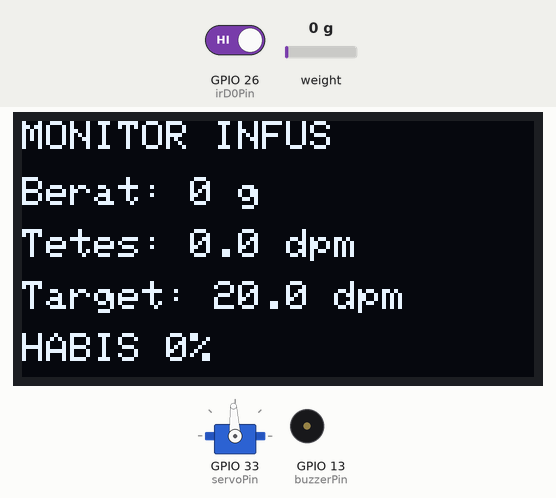
Recording of a program running on a simulated ESP32. Shown: 128×64 one-colour display, servo, buzzer (waves = sounding). The test bench sets the inputs (shaded band); at power-on: weight on the scale 0 g, GPIO 26 (irD0Pin) HIGH. WiFi joins after 1.5 s; servers stay silent unless stated; no MQTT or app messages arrive unless stated; servo pulses on a pin are drawn as a servo (544–2400 µs = 0–180°); what the program prints to the serial monitor is not drawn.

Above: at 4.9 s.
5.0 s: weight on the scale set to 23 g
At 6.9 s:
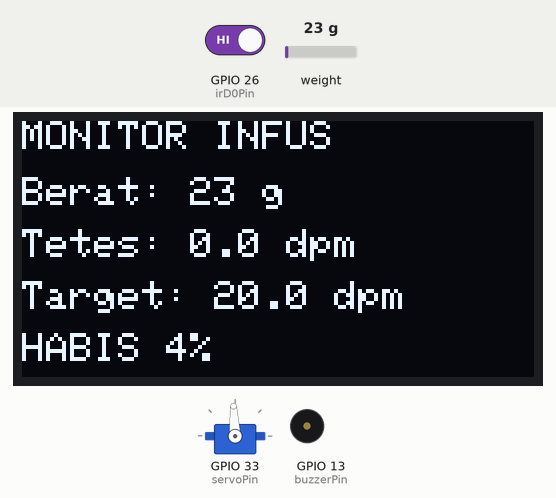
9.1 s: weight on the scale set to 28 g
At 10.1 s:
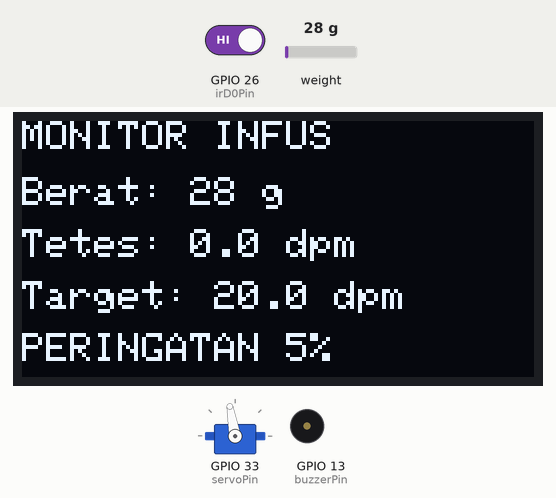
13.2 s: weight on the scale set to 1250 g
At 15.1 s:
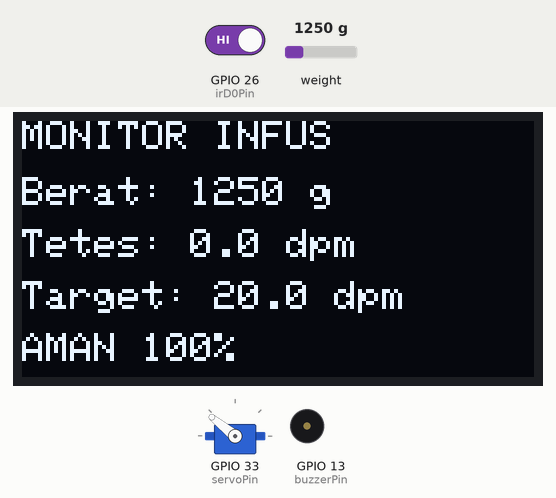
17.3 s: weight on the scale set to 100 g
At 20.5 s:
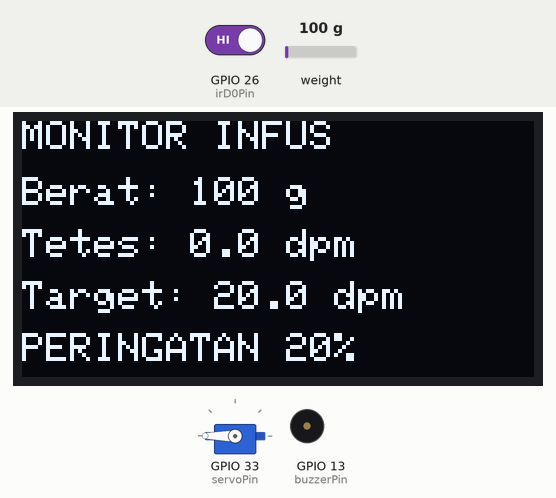
20.8 s: weight on the scale set to 2500 g
At 22.3 s:
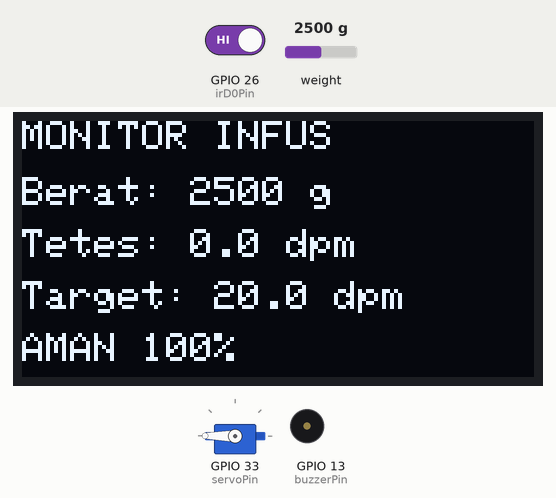
22.8 s: weight on the scale set to 0 g
At 24.9 s:
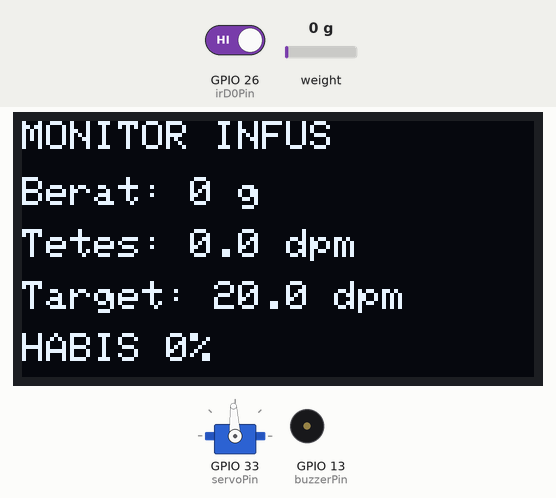
Timing chart, 0 to 27.9 s (numbered marks = the images above; inputs shaded):
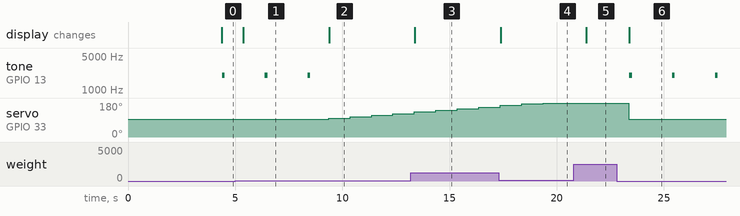

The program:

main.cpp
```cpp
#include <Wire.h>
#include <WiFi.h>
#include <PubSubClient.h>
#include <HX711.h>
#include <Adafruit_GFX.h>
#include <Adafruit_SSD1306.h>
#include <ArduinoJson.h>

/*
* Environment
*/
const char* ssid="Crzx";
const char* password="CrzxaExe3";
const char* mqttServer="192.168.43.131";
constexpr uint16_t mqttPort=1883;
const char* baseTopic="medical/infusion/data";
const char* topicCommand="medical/infusion/command";
const char* topicData="medical/infusion/data/room001";
const char* topicAck="medical/infusion/data/ack";
const char* topicError="medical/infusion/data/error";
constexpr uint16_t MQTT_CMD_MAX=255;

/*
* Initialise Variable
*/

/* SENSOR */
constexpr int irD0Pin=26;             // Octocoupler
constexpr int hxDout=4, hxSck=5;      // HX711 + Load Balancer

/* AKTUATOR */
constexpr int servoPin=33;            // Servo
constexpr int buzzerPin=13;           // Buzzer
constexpr int sdaPin=21, sclPin= 22;  // LCD

/* KONFIGURASI */
constexpr int SERVO_HZ=50, SERVO_BITS=16;
constexpr uint8_t SERVO_CH=0;
constexpr int SERVO_MIN_DEG=0, SERVO_MAX_DEG=180, SERVO_HOME_DEG=90;
constexpr bool SERVO_SWEEP_TEST=false;
constexpr uint32_t BUZZER_FREQ_HZ=2000;
constexpr uint8_t BUZZER_CH=2;
constexpr uint8_t BUZZER_BITS=8;
constexpr uint32_t BUZZER_DUTY=32;
constexpr uint32_t BUZZER_ON_MS=120;
constexpr uint32_t BUZZER_CYCLE_MS=2000;
constexpr uint8_t HX_MAX_FAILS=3;
constexpr uint32_t HX_INIT_TIMEOUT_MS=1500;
constexpr uint32_t HX_READ_TIMEOUT_MS=100;
constexpr float HX_TARE_MAX_G=50.0f;
constexpr float HX_SCALE=400.0f;
constexpr uint32_t WIFI_RETRY_MS=2500;
constexpr uint32_t WIFI_RETRY_MAX_MS=40000;
enum class Status : uint8_t { Starting, Aman, Peringatan, Habis, SensorError, ServoError };
static const char* const statusText[] = {
  "STARTING", "AMAN", "PERINGATAN", "HABIS", "SENSOR_ERROR", "SERVO_ERROR"
};

/* STATE */
float beratPenuh=500.0f, batasHabis=beratPenuh*5/100, batasPeringatan=beratPenuh*20/100;
unsigned long lastWiFiAttempt=0;
Status status=Status::Starting;
uint32_t wifiRetryMs=WIFI_RETRY_MS;
uint8_t hxFailCount=0;
bool hxNeedTare=false, hxAvailable=false;
bool servoAvailable=false;
bool previousIr=HIGH;
bool oledAvailable=false;
char deviceId[23];
bool buzzerAlarm=false, buzzerWasAlarm=false, buzzerOn=false;
unsigned long buzzerStartMs=0;

/*
* Konfigurasi PID
*/
constexpr float DPM_EMA_ALPHA=0.3f;
float berat=0;
float setpointDpm=20.0f, measuredDpm=0;
float kp=0.35f, ki=0.015f, kd=0.04f;
float integral=0, previousMeasuredDpm=0;
int servoAngle=90;
unsigned long lastSample=0, lastPublish=0, lastDropMs=0, lastEdgeMs=0;

/*
* Initialise Object
*/
WiFiClient net;
PubSubClient mqtt(net);
HX711 scale;
Adafruit_SSD1306 display(128, 64, &Wire, -1);

void drawBunny(int cx, int cy) {
  display.fillRoundRect(cx-15, cy-34, 11, 27, 5, SSD1306_BLACK);
  display.fillRoundRect(cx-14, cy-33,  9, 25, 4, SSD1306_WHITE);
  display.fillRoundRect(cx-12, cy-30,  5, 18, 2, SSD1306_BLACK);
  display.fillRoundRect(cx+4,  cy-34, 11, 27, 5, SSD1306_BLACK);
  display.fillRoundRect(cx+5,  cy-33,  9, 25, 4, SSD1306_WHITE);
  display.fillRoundRect(cx+7,  cy-30,  5, 18, 2, SSD1306_BLACK);

  display.fillCircle(cx, cy, 17, SSD1306_BLACK);
  display.fillCircle(cx, cy, 16, SSD1306_WHITE);

  display.fillTriangle(cx-16, cy-4,  cx-13, cy-15, cx-6, cy-7,  SSD1306_BLACK);
  display.fillTriangle(cx-7,  cy-7,  cx-1,  cy-17, cx+5, cy-8,  SSD1306_BLACK);
  display.fillTriangle(cx+4,  cy-8,  cx+10, cy-16, cx+16, cy-5, SSD1306_BLACK);
  display.fillRoundRect(cx-18, cy-6, 5, 18, 2, SSD1306_BLACK);
  display.fillRoundRect(cx+13, cy-6, 5, 18, 2, SSD1306_BLACK);

  display.fillRoundRect(cx-11, cy-3, 7, 12, 3, SSD1306_BLACK);
  display.fillRoundRect(cx+4,  cy-3, 7, 12, 3, SSD1306_BLACK);
  display.fillRect(cx-9, cy-1, 2, 2, SSD1306_WHITE);
  display.fillRect(cx+6, cy-1, 2, 2, SSD1306_WHITE);
  display.drawLine(cx-12, cy-4, cx-5, cy-5, SSD1306_BLACK);
  display.drawLine(cx+5,  cy-5, cx+12, cy-4, SSD1306_BLACK);

  display.drawPixel(cx, cy+5, SSD1306_BLACK);
  display.drawLine(cx-3, cy+9, cx,  cy+11, SSD1306_BLACK);
  display.drawLine(cx,  cy+11, cx+3, cy+9,  SSD1306_BLACK);

  display.fillTriangle(cx-1, cy+18, cx-12, cy+13, cx-12, cy+25, SSD1306_WHITE);
  display.drawTriangle(cx-1, cy+18, cx-12, cy+13, cx-12, cy+25, SSD1306_BLACK);
  display.fillTriangle(cx+1, cy+18, cx+12, cy+13, cx+12, cy+25, SSD1306_WHITE);
  display.drawTriangle(cx+1, cy+18, cx+12, cy+13, cx+12, cy+25, SSD1306_BLACK);
  display.fillCircle(cx, cy+19, 2, SSD1306_BLACK);
  display.fillTriangle(cx-5, cy+20, cx-9, cy+28, cx-2, cy+23, SSD1306_WHITE);
  display.fillTriangle(cx+5, cy+20, cx+9, cy+28, cx+2, cy+23, SSD1306_WHITE);
}

void showSplash() {
  display.clearDisplay();
  drawBunny(32, 34);
  display.setTextColor(SSD1306_WHITE);
  display.setTextSize(1);
  display.setCursor(62, 22); display.print("Monitor");
  display.setCursor(62, 34); display.print("Infus");
  display.display();
  delay(2000);
}

void resetThresholdBerat(float berat) {
  beratPenuh = berat;
  batasPeringatan = beratPenuh * 20 / 100;
  batasHabis = beratPenuh * 5 / 100;
}

void setServo(int angle) {
  angle=constrain(angle, SERVO_MIN_DEG, SERVO_MAX_DEG);
  servoAngle=angle;
  const uint32_t pulseUs=500UL + (uint32_t)angle*2000UL/180UL;
  const uint32_t periodUs=1000000UL/SERVO_HZ;
  const uint32_t maxDuty=(1UL<<SERVO_BITS)-1;
  ledcWrite(SERVO_CH, (uint32_t)((uint64_t)pulseUs*maxDuty/periodUs));
}

/*  Buzzer pasif: PWM duty rendah dengan jeda (beep 120 ms tiap 2 detik)
*   updateIndicators() memberikan nilai alarm lewat setAlarm(on)
*   updateBuzzer() dijalankan tiap loop untuk mengatur jeda dan menulis PWM
*/
void setAlarm(bool on) { buzzerAlarm=on; }
void updateBuzzer() {
  if (buzzerAlarm && !buzzerWasAlarm) buzzerStartMs=millis();
  buzzerWasAlarm=buzzerAlarm;

  unsigned long phase=buzzerAlarm ? ((millis()-buzzerStartMs) % BUZZER_CYCLE_MS) : BUZZER_CYCLE_MS;
  bool beep=buzzerAlarm && (phase < BUZZER_ON_MS);
  if (beep!=buzzerOn) {
    buzzerOn=beep;
    ledcWrite(BUZZER_CH, beep ? BUZZER_DUTY : 0);
  }
}
void updateIndicators() {
  bool alarm=(status==Status::Habis || status==Status::SensorError);
  bool warning=(status==Status::Peringatan);
  setAlarm(alarm);
}

/*  Mengubah status berdasarkan berat infus
*   Status::SensorError apabila HX711 tidak terbaca
*   Status::Habis atau Status::Peringatan tergantung berat
*/
void updateStatus() {
  status=Status::Aman;
  if (!servoAvailable) status=Status::ServoError;
  else if (!hxAvailable) status=Status::SensorError;
  else if (berat<=batasHabis) status=Status::Habis;
  else if (berat<=batasPeringatan) status=Status::Peringatan;
  updateIndicators();
}

int getPercent(float value, float hi, float lo=0.0f) {
  float span=hi-lo;
  if (span<=0.0f) return 0;
  return constrain((int)((value-lo)/span*100.0f),0,100);
}

void showDisplay() {
  if (!oledAvailable) return;
  int percent=getPercent(berat, beratPenuh);
  display.clearDisplay();
  display.setTextColor(SSD1306_WHITE);
  display.setTextSize(1);
  display.setCursor(0,0); display.print("MONITOR INFUS");
  display.setCursor(0,14); display.print("Berat: "); display.print(berat,0); display.println(" g");
  display.setCursor(0,27); display.print("Tetes: "); display.print(measuredDpm,1); display.println(" dpm");
  display.setCursor(0,40); display.print("Target: "); display.print(setpointDpm,1); display.println(" dpm");
  display.setCursor(0,53); display.print(statusText[(int)status]); display.print(" "); display.print(percent); display.println("%");
  display.display();
}

void publishCommandError(const char* reason) {
  char body[128];
  snprintf(body,sizeof(body),"{\"deviceId\":\"%s\",\"error\":\"%s\"}",deviceId,reason);
  mqtt.publish(topicError,body);
}

void mqttCallback(char* topic, byte* payload, unsigned int length) {
  if (strcmp(topic,topicCommand)!=0 || length==0 || length>MQTT_CMD_MAX) return;

  char msg[MQTT_CMD_MAX+1];
  memcpy(msg,payload,length);
  msg[length]='\0';

  JsonDocument doc;
  if (deserializeJson(doc,msg)!=DeserializationError::Ok) {
    publishCommandError("format JSON tidak valid");
    return;
  }
  if (!doc["deviceId"].is<const char*>()) return;
  if (strcmp(doc["deviceId"].as<const char*>(),deviceId)!=0) return;

  JsonObject data=doc["data"].as<JsonObject>();
  if (!data["tpm"].is<float>()) {
    publishCommandError("tpm harus angka");
    return;
  }
  if (!data["volume"].is<float>()) {
    publishCommandError("volume harus angka");
    return;
  }

  float tpm=data["tpm"].as<float>();
  float volume=data["volume"].as<float>();
  if (!isfinite(tpm) || tpm<1.0f || tpm>120.0f) {
    publishCommandError("tpm harus 1..120 dpm");
    return;
  }
  if (!isfinite(volume) || volume<=0.0f) {
    publishCommandError("volume harus > 0");
    return;
  }

  setpointDpm=tpm;
  resetThresholdBerat(volume);
  integral=0;

  char ack[160];
  snprintf(ack,sizeof(ack),"{\"deviceId\":\"%s\",\"data\":{\"tpm\":%.1f,\"volume\":%.1f}}",
           deviceId,setpointDpm,beratPenuh);
  mqtt.publish(topicAck,ack,true);
}

void connectWiFi() {
  if (WiFi.status() == WL_CONNECTED) {
    wifiRetryMs=WIFI_RETRY_MS;
    return;
  }
  if (millis()-lastWiFiAttempt < wifiRetryMs && lastWiFiAttempt) return;
  wifiRetryMs=min(wifiRetryMs*2, WIFI_RETRY_MAX_MS);
  lastWiFiAttempt=millis();
  WiFi.begin(ssid,password);
}

void connectMQTT() {
  if (WiFi.status() != WL_CONNECTED) return;
  if (mqtt.connected()) return;
  if (mqtt.connect(deviceId)) {
    mqtt.subscribe(topicCommand);
    Serial.print("MQTT Terkoneksi: ");
    Serial.println(deviceId);
  }
}

void publishData() {
  if (!mqtt.connected()) return;
  JsonDocument doc;

  doc["device_id"]=deviceId;
  doc["weight_g"]=berat;
  doc["percent"]=getPercent(berat, beratPenuh);
  doc["drops_per_minute"]=measuredDpm;
  doc["setpoint_dpm"]=setpointDpm;
  doc["servo_angle_deg"]=servoAngle;
  doc["status"]=statusText[(int)status];

  char payload[256];
  size_t n=serializeJson(doc, payload,sizeof(payload));
  if (n) {
    mqtt.publish(topicData, payload);
    Serial.print("Data dikirim ke topic ");
    Serial.println(topicData);
  }
}

void setup() {
  Serial.begin(115200);
  snprintf(deviceId,sizeof(deviceId),"ESP32-%016llX",(unsigned long long)ESP.getEfuseMac());

  pinMode(irD0Pin,INPUT_PULLUP);
  pinMode(buzzerPin,OUTPUT);

  ledcSetup(BUZZER_CH, BUZZER_FREQ_HZ, BUZZER_BITS);
  ledcAttachPin(buzzerPin, BUZZER_CH);
  ledcWrite(BUZZER_CH, 0);
  setAlarm(false);

  Wire.begin(sdaPin,sclPin);
  if (!display.begin(SSD1306_SWITCHCAPVCC,0x3C))
    Serial.println("OLED tidak terdeteksi");
  else {
    oledAvailable=true;
    showSplash();
    }

  scale.begin(hxDout, hxSck);
  if (HX_SCALE > 0.0f) scale.set_scale(HX_SCALE);
  else scale.set_scale(1.0f);
  hxAvailable=scale.wait_ready_timeout(HX_INIT_TIMEOUT_MS);
  hxFailCount=hxAvailable ? 0 : HX_MAX_FAILS;
  hxNeedTare=!hxAvailable;
  if (hxAvailable)
    scale.tare();
  if (ledcSetup(SERVO_CH, SERVO_HZ, SERVO_BITS) > 0) {
    ledcAttachPin(servoPin, SERVO_CH);
    servoAvailable=true;
    setServo(SERVO_HOME_DEG);
    if (SERVO_SWEEP_TEST) {
      static const int sweep[] = {90, 120, 90, 60, 90};
      const uint32_t periodUs=1000000UL/SERVO_HZ;
      const uint32_t maxDuty=(1UL<<SERVO_BITS)-1;
      for (int a : sweep) {
        setServo(a);
        const uint32_t pulseUs=500UL + (uint32_t)a*2000UL/180UL;
        Serial.printf("SWEEP servo=%d deg pulse=%lu us duty=%lu\n",
                      a,pulseUs,(uint32_t)((uint64_t)pulseUs*maxDuty/periodUs));
        delay(1200);
      }
    }
  } else {
    status=Status::ServoError;
    Serial.println("PWM servo gagal diinisialisasi");
  }

  net.setTimeout(2000);
  mqtt.setSocketTimeout(2);
  mqtt.setServer(mqttServer,mqttPort);
  mqtt.setCallback(mqttCallback);
  mqtt.setBufferSize(256);
  WiFi.mode(WIFI_STA);
  Serial.println("WiFi: menghubungkan...");
  connectWiFi();
  lastSample=millis();
}

void loop() {
  connectWiFi();
  if (mqtt.connected())
    mqtt.loop();
  else
    connectMQTT();
  updateBuzzer();

  bool irNow=digitalRead(irD0Pin);
  unsigned long now=millis();
  if (previousIr == HIGH && irNow == LOW && now-lastEdgeMs > 80) {
    lastEdgeMs=now;
    if (lastDropMs!=0) {
      unsigned long interval=now-lastDropMs;
      if (interval >= 250 && interval <= 10000) {
        float rawDpm=60000.0f/interval;
        measuredDpm=DPM_EMA_ALPHA*rawDpm + (1.0f-DPM_EMA_ALPHA)*measuredDpm;
      }
    }
    lastDropMs=now;
  }
  previousIr=irNow;

  if (now-lastSample >= 1000) {
    float dt=(now-lastSample)/1000.0f;
    lastSample=now;

    bool hxReadOk=scale.wait_ready_timeout(HX_READ_TIMEOUT_MS);
    if (hxReadOk) {
      float raw=scale.get_units(3);
      hxReadOk=isfinite(raw);
      if (hxReadOk) {
        if (hxNeedTare && raw >= -HX_TARE_MAX_G && raw<=HX_TARE_MAX_G) {
          scale.tare();
          hxNeedTare=false;
          berat=0;
          Serial.println("HX711: tare otomatis dilakukan");
        } else {
          berat=(raw<0) ? 0 : raw;
        }
      }
    }

    if (hxReadOk)
      hxFailCount=0;
    else if (hxFailCount < HX_MAX_FAILS)
      ++hxFailCount;
    hxAvailable=(hxFailCount < HX_MAX_FAILS);

    if (lastDropMs==0 || now-lastDropMs>10000)
      measuredDpm=0;
    updateStatus();

    float error=setpointDpm-measuredDpm;
    float derivative=(measuredDpm-previousMeasuredDpm)/dt;
    previousMeasuredDpm=measuredDpm;
    bool aktif = hxAvailable
              && status != Status::Habis
              && status != Status::SensorError
              && status != Status::ServoError;
    if (aktif) {
      integral=constrain(integral+error*dt,-100.0f,100.0f);
      float correction=kp*error+ki*integral-kd*derivative;
      setServo((int)constrain((float)servoAngle+correction,
                             (float)SERVO_MIN_DEG, (float)SERVO_MAX_DEG));
    } else {
      integral=0.0f;
      setServo(SERVO_HOME_DEG);
    }
    showDisplay();
    Serial.printf("weight=%.1fg drops=%.1f/set=%.1f dpm status=%s angle=%d\n",berat, measuredDpm, setpointDpm, statusText[(int)status], servoAngle);
  }
  if (now-lastPublish>=2000) {
    lastPublish=now;
    publishData();
  }
  delay(2);
}
```

Measured:
- the behaviour switches between 25 and 26 g on weight on the scale (found by bisection; images 1 and 2)
- after the input at 5.0 s, the display: changes after 0.39 s (image 1)
- after the input at 9.1 s, tone on GPIO 13 (buzzerPin): stops changing and stays silent; servo on GPIO 33 (servoPin): 93° → 100° after 0.26 s, → 108° 1.0 s later, → 115° 1.0 s later, → 124° 1.0 s later; the display: changes after 0.29 s (image 2)
- after the input at 13.2 s, the display: changes after 0.19 s (image 3)
- after the input at 17.3 s, the display: changes after 0.09 s (image 4)
- after the input at 20.8 s, the display: changes after 0.59 s (image 5)
- after the input at 22.8 s, tone on GPIO 13 (buzzerPin): alternates 2000 Hz for 0.12 s and silent for 1.9 s, starting after 0.60 s; servo on GPIO 33 (servoPin): 180° → 93° after 0.56 s; the display: changes after 0.59 s (image 6)
- by itself, tone on GPIO 13 (buzzerPin): alternates 2000 Hz for 0.12 s and silent for 1.9 s
